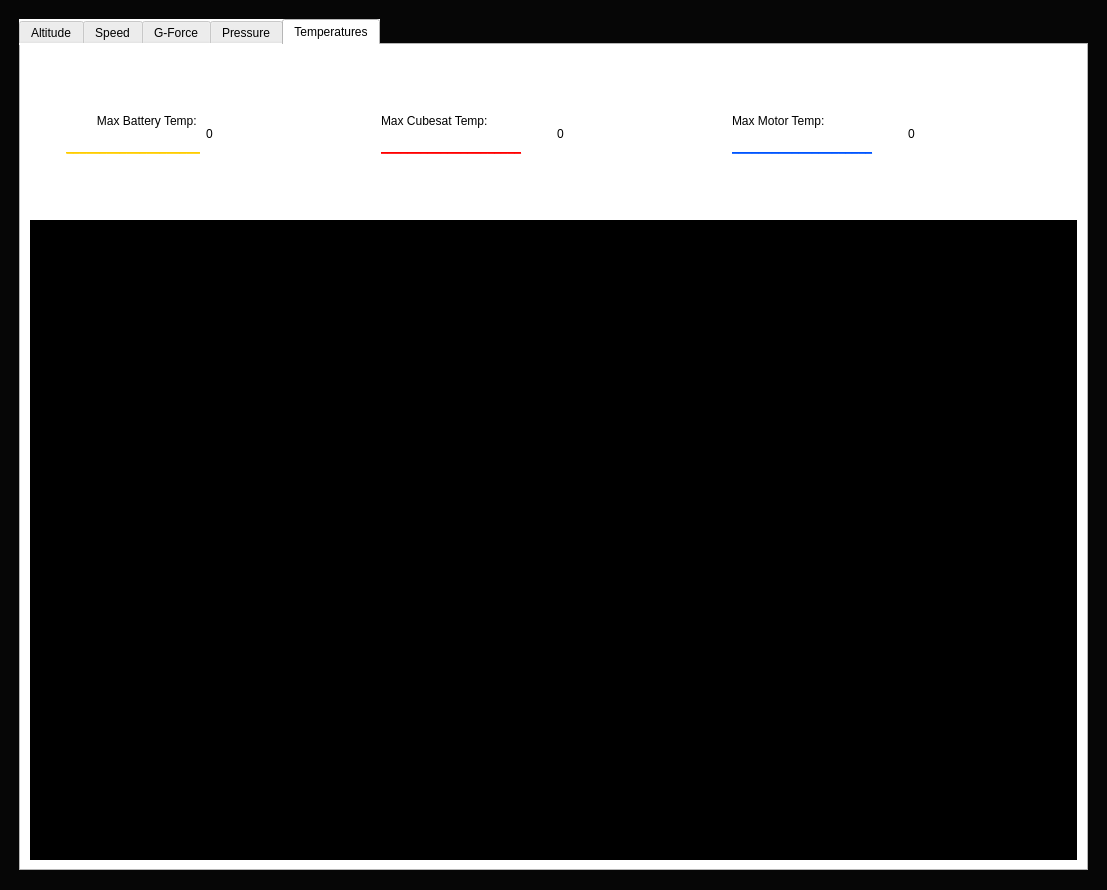
<?xml version="1.0" encoding="UTF-8"?>
<ui version="4.0">
 <class>MainWindow</class>
 <widget class="QMainWindow" name="MainWindow">
  <property name="geometry">
   <rect>
    <x>0</x>
    <y>0</y>
    <width>1107</width>
    <height>890</height>
   </rect>
  </property>
  <property name="contextMenuPolicy">
   <enum>Qt::NoContextMenu</enum>
  </property>
  <property name="windowTitle">
   <string>MainWindow</string>
  </property>
  <property name="styleSheet">
   <string notr="true">background-color: #060606;</string>
  </property>
  <widget class="QWidget" name="central_widget">
   <property name="styleSheet">
    <string notr="true">background-color: #060606;</string>
   </property>
   <layout class="QHBoxLayout" name="horizontalLayout">
    <item>
     <layout class="QGridLayout" name="main_grid">
      <property name="leftMargin">
       <number>10</number>
      </property>
      <property name="topMargin">
       <number>10</number>
      </property>
      <property name="rightMargin">
       <number>10</number>
      </property>
      <property name="bottomMargin">
       <number>10</number>
      </property>
      <property name="spacing">
       <number>0</number>
      </property>
      <item row="0" column="2">
       <widget class="QTabWidget" name="tabWidget">
        <property name="styleSheet">
         <string notr="true">font: 25 16pt &quot;Bahnschrift Light Condensed&quot;;
background-color: #ffffff;</string>
        </property>
        <property name="currentIndex">
         <number>4</number>
        </property>
        <widget class="QWidget" name="alt_tab">
         <attribute name="title">
          <string>Altitude</string>
         </attribute>
         <layout class="QGridLayout" name="gridLayout">
          <item row="0" column="0">
           <widget class="QLabel" name="label">
            <property name="layoutDirection">
             <enum>Qt::LeftToRight</enum>
            </property>
            <property name="styleSheet">
             <string notr="true">font: 25 16pt &quot;Bahnschrift Light&quot;;
padding-top: 1.25em;</string>
            </property>
            <property name="text">
             <string>&lt;html&gt;&lt;head/&gt;&lt;body&gt;&lt;p&gt;Max Altitude: &lt;/p&gt;&lt;p&gt;&lt;span style=&quot; text-decoration: underline; color:#ffcd00;&quot;&gt;______________&lt;/span&gt;&lt;/p&gt;&lt;/body&gt;&lt;/html&gt;</string>
            </property>
            <property name="alignment">
             <set>Qt::AlignRight|Qt::AlignTrailing|Qt::AlignVCenter</set>
            </property>
           </widget>
          </item>
          <item row="1" column="0" rowspan="4" colspan="5">
           <widget class="QFrame" name="frame">
            <property name="styleSheet">
             <string notr="true">background-color: black;</string>
            </property>
            <property name="frameShape">
             <enum>QFrame::StyledPanel</enum>
            </property>
            <property name="frameShadow">
             <enum>QFrame::Raised</enum>
            </property>
           </widget>
          </item>
          <item row="0" column="1" colspan="4">
           <widget class="QLabel" name="max_alt_label">
            <property name="styleSheet">
             <string notr="true">font: 36pt &quot;Impact&quot;;
padding-left: .1em;</string>
            </property>
            <property name="text">
             <string>0</string>
            </property>
            <property name="alignment">
             <set>Qt::AlignLeading|Qt::AlignLeft|Qt::AlignVCenter</set>
            </property>
           </widget>
          </item>
         </layout>
        </widget>
        <widget class="QWidget" name="speed_tab">
         <attribute name="title">
          <string>Speed</string>
         </attribute>
         <layout class="QGridLayout" name="gridLayout_2">
          <item row="0" column="0">
           <widget class="QLabel" name="label_7">
            <property name="styleSheet">
             <string notr="true">font: 25 16pt &quot;Bahnschrift Light&quot;;
padding-top: 1.25em;</string>
            </property>
            <property name="text">
             <string>&lt;html&gt;&lt;head/&gt;&lt;body&gt;&lt;p&gt;Max Speed: &lt;/p&gt;&lt;p&gt;&lt;span style=&quot; text-decoration: underline; color:#ffcd00;&quot;&gt;____________&lt;/span&gt;&lt;/p&gt;&lt;/body&gt;&lt;/html&gt;</string>
            </property>
            <property name="alignment">
             <set>Qt::AlignRight|Qt::AlignTrailing|Qt::AlignVCenter</set>
            </property>
           </widget>
          </item>
          <item row="1" column="0" rowspan="4" colspan="5">
           <widget class="QFrame" name="frame_2">
            <property name="styleSheet">
             <string notr="true">background-color: black;</string>
            </property>
            <property name="frameShape">
             <enum>QFrame::StyledPanel</enum>
            </property>
            <property name="frameShadow">
             <enum>QFrame::Raised</enum>
            </property>
           </widget>
          </item>
          <item row="0" column="1" colspan="4">
           <widget class="QLabel" name="max_speed_label">
            <property name="styleSheet">
             <string notr="true">font: 36pt &quot;Impact&quot;;
padding-left: .1em;</string>
            </property>
            <property name="text">
             <string>0</string>
            </property>
           </widget>
          </item>
         </layout>
        </widget>
        <widget class="QWidget" name="gforce_tab">
         <attribute name="title">
          <string>G-Force</string>
         </attribute>
         <layout class="QGridLayout" name="gridLayout_3">
          <item row="1" column="0" rowspan="4" colspan="5">
           <widget class="QFrame" name="frame_3">
            <property name="styleSheet">
             <string notr="true">background-color: black;</string>
            </property>
            <property name="frameShape">
             <enum>QFrame::StyledPanel</enum>
            </property>
            <property name="frameShadow">
             <enum>QFrame::Raised</enum>
            </property>
           </widget>
          </item>
          <item row="0" column="0">
           <widget class="QLabel" name="label_2">
            <property name="styleSheet">
             <string notr="true">font: 25 16pt &quot;Bahnschrift Light&quot;;
padding-top: 1.25em;</string>
            </property>
            <property name="text">
             <string>&lt;html&gt;&lt;head/&gt;&lt;body&gt;&lt;p&gt;Max G-Force: &lt;/p&gt;&lt;p&gt;&lt;span style=&quot; text-decoration: underline; color:#ffcd00;&quot;&gt;_______________&lt;/span&gt;&lt;/p&gt;&lt;/body&gt;&lt;/html&gt;</string>
            </property>
            <property name="alignment">
             <set>Qt::AlignRight|Qt::AlignTrailing|Qt::AlignVCenter</set>
            </property>
           </widget>
          </item>
          <item row="0" column="1" colspan="4">
           <widget class="QLabel" name="max_gforce_label">
            <property name="styleSheet">
             <string notr="true">font: 36pt &quot;Impact&quot;;
padding-left: .1em;</string>
            </property>
            <property name="text">
             <string>0</string>
            </property>
           </widget>
          </item>
         </layout>
        </widget>
        <widget class="QWidget" name="pressure_tab">
         <attribute name="title">
          <string>Pressure</string>
         </attribute>
         <layout class="QGridLayout" name="gridLayout_4">
          <item row="0" column="0">
           <widget class="QLabel" name="label_4">
            <property name="styleSheet">
             <string notr="true">font: 25 16pt &quot;Bahnschrift Light&quot;;
padding-top: 1.25em;</string>
            </property>
            <property name="text">
             <string>&lt;html&gt;&lt;head/&gt;&lt;body&gt;&lt;p&gt;Max Pressure: &lt;/p&gt;&lt;p&gt;&lt;span style=&quot; text-decoration: underline; color:#ffcd00;&quot;&gt;________________&lt;/span&gt;&lt;/p&gt;&lt;/body&gt;&lt;/html&gt;</string>
            </property>
            <property name="alignment">
             <set>Qt::AlignRight|Qt::AlignTrailing|Qt::AlignVCenter</set>
            </property>
           </widget>
          </item>
          <item row="2" column="0" rowspan="4" colspan="5">
           <widget class="QFrame" name="frame_4">
            <property name="styleSheet">
             <string notr="true">background-color: black;
</string>
            </property>
            <property name="frameShape">
             <enum>QFrame::StyledPanel</enum>
            </property>
            <property name="frameShadow">
             <enum>QFrame::Raised</enum>
            </property>
           </widget>
          </item>
          <item row="0" column="1" colspan="4">
           <widget class="QLabel" name="max_pressure_label">
            <property name="styleSheet">
             <string notr="true">font: 36pt &quot;Impact&quot;;
padding-left: .1em;</string>
            </property>
            <property name="text">
             <string>0</string>
            </property>
           </widget>
          </item>
         </layout>
        </widget>
        <widget class="QWidget" name="temp_tab">
         <attribute name="title">
          <string>Temperatures</string>
         </attribute>
         <layout class="QGridLayout" name="gridLayout_5">
          <item row="0" column="3">
           <widget class="QLabel" name="max_cube_temp_label">
            <property name="styleSheet">
             <string notr="true">font: 36pt &quot;Impact&quot;;
padding-left: .1em;</string>
            </property>
            <property name="text">
             <string>0</string>
            </property>
           </widget>
          </item>
          <item row="0" column="4">
           <widget class="QLabel" name="label_13">
            <property name="styleSheet">
             <string notr="true">font: 25 16pt &quot;Bahnschrift Light&quot;;
padding-top: 1.25em;</string>
            </property>
            <property name="text">
             <string>&lt;html&gt;&lt;head/&gt;&lt;body&gt;&lt;p&gt;Max Motor Temp: &lt;/p&gt;&lt;p&gt;&lt;span style=&quot; text-decoration: underline; color:#0055ff;&quot;&gt;_____________________&lt;/span&gt;&lt;/p&gt;&lt;/body&gt;&lt;/html&gt;</string>
            </property>
           </widget>
          </item>
          <item row="0" column="0">
           <widget class="QLabel" name="label_6">
            <property name="styleSheet">
             <string notr="true">font: 25 16pt &quot;Bahnschrift Light&quot;;
padding-top: 1.25em;</string>
            </property>
            <property name="text">
             <string>&lt;html&gt;&lt;head/&gt;&lt;body&gt;&lt;p&gt;Max Battery Temp: &lt;/p&gt;&lt;p&gt;&lt;span style=&quot; text-decoration: underline; color:#ffcd00;&quot;&gt;____________________&lt;/span&gt;&lt;/p&gt;&lt;/body&gt;&lt;/html&gt;</string>
            </property>
            <property name="alignment">
             <set>Qt::AlignRight|Qt::AlignTrailing|Qt::AlignVCenter</set>
            </property>
           </widget>
          </item>
          <item row="0" column="1">
           <widget class="QLabel" name="max_bat_temp_label">
            <property name="styleSheet">
             <string notr="true">font: 36pt &quot;Impact&quot;;
padding-left: .1em;</string>
            </property>
            <property name="text">
             <string>0</string>
            </property>
           </widget>
          </item>
          <item row="0" column="2">
           <widget class="QLabel" name="label_8">
            <property name="styleSheet">
             <string notr="true">font: 25 16pt &quot;Bahnschrift Light&quot;;
padding-top: 1.25em;</string>
            </property>
            <property name="text">
             <string>&lt;html&gt;&lt;head/&gt;&lt;body&gt;&lt;p&gt;Max Cubesat Temp: &lt;/p&gt;&lt;p&gt;&lt;span style=&quot; text-decoration: underline; color:#ff0000;&quot;&gt;_____________________&lt;/span&gt;&lt;/p&gt;&lt;/body&gt;&lt;/html&gt;</string>
            </property>
           </widget>
          </item>
          <item row="0" column="5">
           <widget class="QLabel" name="max_motor_temp_label">
            <property name="styleSheet">
             <string notr="true">font: 36pt &quot;Impact&quot;;
padding-left: .1em;</string>
            </property>
            <property name="text">
             <string>0</string>
            </property>
           </widget>
          </item>
          <item row="3" column="0" rowspan="4" colspan="6">
           <widget class="QFrame" name="frame_5">
            <property name="styleSheet">
             <string notr="true">background-color: black;</string>
            </property>
            <property name="frameShape">
             <enum>QFrame::StyledPanel</enum>
            </property>
            <property name="frameShadow">
             <enum>QFrame::Raised</enum>
            </property>
           </widget>
          </item>
         </layout>
        </widget>
       </widget>
      </item>
     </layout>
    </item>
   </layout>
  </widget>
 </widget>
 <resources/>
 <connections/>
</ui>
